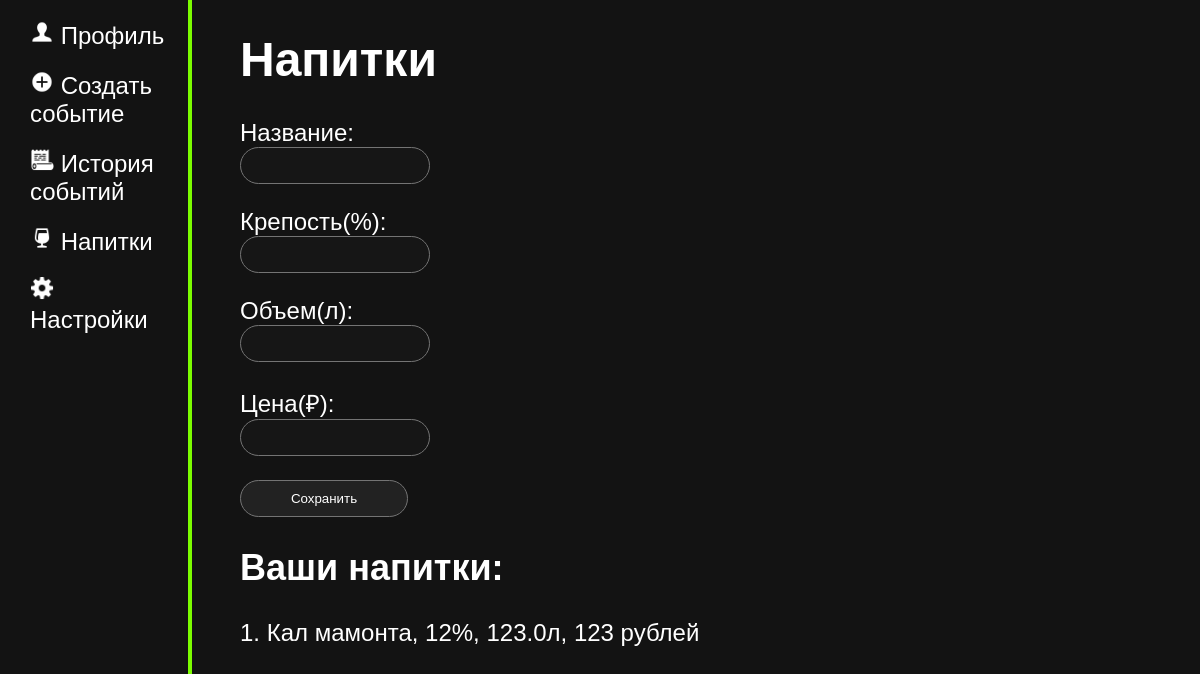
Screenshot of /drinks (signed in) with the database file from the repository.
### tables this page shows
CREATE TABLE drink 
(
    id INTEGER PRIMARY KEY AUTOINCREMENT,
    title TEXT NOT NULL,
    price INTEGER NOT NULL,
    alcohol INTEGER NOT NULL,
    volume REAL NOT NULL,

    user_id INTEGER,
    FOREIGN KEY(user_id) REFERENCES user(id)
);

### main.py (the view, shortened to what this page needs)
@app.route("/drinks", methods = ["POST", "GET"])
@login_required
def drinks():
    drinks = D.get_drinks(current_user.get_id())
    return render_template("drinks.html", drinks = drinks)

### data.py (called while the page is built)
    def get_drinks(self, user_id):
        try:
            self.cursor.execute(f"SELECT id, title, alcohol, volume, price FROM drink WHERE user_id = {user_id} ORDER BY title")
            drinks = self.cursor.fetchall()
            return drinks
        except error:
            print("ОШИБКА! " + str(error))

    def get_user(self, user_id):
        try:
            self.cursor.execute(f"SELECT * FROM user WHERE id = {user_id} LIMIT 1")
            user = self.cursor.fetchone()
            return user
        except error:
                print("ОШИБКА! " + str(error))

### main.py (called while the page is built)
@login_manager.user_loader
def load_user(user_id):
    print("load user")
    return User().fromDB(user_id, D)

def connect_db():
    connect = sqlite3.connect(app.config['DATABASE'])
    connect.row_factory = sqlite3.Row
    return connect

def get_db():
    if not hasattr(g, "link_db"):
        g.link_db = connect_db()
        print("БАЗА ДАННЫХ ПОЛУЧЕНА")
    return g.link_db

@app.before_request
def before_request():
    global D
    db = get_db()
    D = Data(db)

### user.py (called while the page is built)
    def fromDB(self, user_id, db):
        self.__user = db.get_user(user_id)
        return self

    def get_id(self):
        return str(self.__user['id'])

### templates/drinks.html (shortened to what this page needs)
{% extends 'base.html' %}
{%block body%}
<div class="main">
    <h1>Напитки</h1>
    <div class="forma">
        <form action="" method="post">
            <p>Название: <br><input type="text" name="title" required></p>
            <p>Крепость(%): <br><input type="number" min="0" max="100" name="alcohol" required> </p>
            <p> Объем(л): <br><input type="number" name="volume" step="0.001" required> </p>
            <p> Цена(₽): <br><input type="number" name="price" required> </p>
            <p><input type="submit" value="Сохранить"></p>
        </form>
    </div>
    <h2>Ваши напитки:</h2>
    {%if drinks%}
    {%for i in drinks%}
    <div class="drinks">
        <p>{{loop.index}}. {{i.title}}, {{i.alcohol}}%, {{i.volume}}л, {{i.price}} рублей
        </p>
    </div>
    {%endfor%}
    {% else %}
    <p>У вас пока нет напитков, но вы можете их добавить</p>
    {%endif%}
</div>
{%endblock body%}

### static/css/main.css (style rules this page uses)
p, h1, a, br { color: rgb(255, 255, 255); text-decoration: none; }
body { color: rgb(255, 255, 255); padding: 0; margin: 0; font-family: Arial, Helvetica, sans-serif; font-size: 24px; background-color: rgb(19, 19, 19); }
.main { float: left; margin-left: 20%; width: 70%; }
.forma p { margin-bottom: 15px; }
.forma input, .forma textarea, .forma select { width: 20%; padding: 10px; border: 1px solid #747474; background-color: rgb(22, 22, 22); color: white; resize: none; border-radius: 10px; }
.forma input, .forma select { border-radius: 50px; }
.forma input[type="submit"] { background-color: rgb(34, 34, 34); color: #fff; cursor: pointer; transition: background-color 0.3s ease; }

### rows the page displays
drink: title "Кал мамонта", alcohol "12", volume "123.0", price "123"
